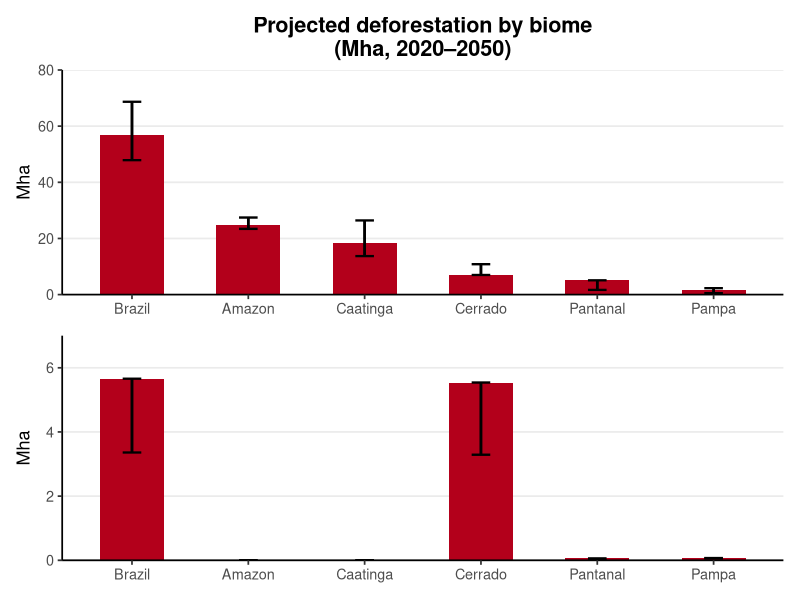

This figure's R source:


library(ggplot2)
library(patchwork)

beef <- data.frame(
  Region=factor(c("Brazil","Amazon","Caatinga","Cerrado","Pantanal","Pampa"),
                levels=c("Brazil","Amazon","Caatinga","Cerrado","Pantanal","Pampa")),
  SSP2=c(56.82,24.83,18.36,7.00,5.10,1.53),
  min=c(47.89,23.42,13.72,7.00,1.68,0.50),
  max=c(68.69,27.45,26.42,10.83,5.10,2.30)
)

soy <- data.frame(
  Region=factor(c("Brazil","Amazon","Caatinga","Cerrado","Pantanal","Pampa"),
                levels=c("Brazil","Amazon","Caatinga","Cerrado","Pantanal","Pampa")),
  SSP2=c(5.66,0.00,0.00,5.54,0.06,0.07),
  min=c(3.36,0.00,0.00,3.29,0.00,0.06),
  max=c(5.66,0.00,0.00,5.54,0.06,0.07)
)

theme_fig <- theme_bw(base_size=13) +
  theme(panel.grid.major.x=element_blank(),
        panel.grid.minor=element_blank(),
        panel.border=element_blank(),
        axis.line=element_line(colour="black"),
        plot.title=element_text(face="bold", hjust=.5),
        axis.title.x=element_blank(),
        legend.position="none")


p_beef <- ggplot(beef, aes(Region, SSP2)) +
  geom_col(width=.55, fill="#b3001b") +
  geom_linerange(aes(ymin=min, ymax=max), linewidth=.9) +
  geom_errorbar(aes(ymin=min, ymax=max), width=.16, linewidth=.8) +
  scale_y_continuous(limits=c(0,80), expand=c(0,0)) +
  labs(title="Projected deforestation by biome\n(Mha, 2020–2050)", y="Mha") +
  theme_fig


p_soy <- ggplot(soy, aes(Region, SSP2)) +
  geom_col(width=.55, fill="#b3001b") +
  geom_linerange(aes(ymin=min, ymax=max), linewidth=.9) +
  geom_errorbar(aes(ymin=min, ymax=max), width=.16, linewidth=.8) +
  scale_y_continuous(limits=c(0,7), expand=c(0,0)) +
  labs(y="Mha") +
  theme_fig


p_beef / p_soy
